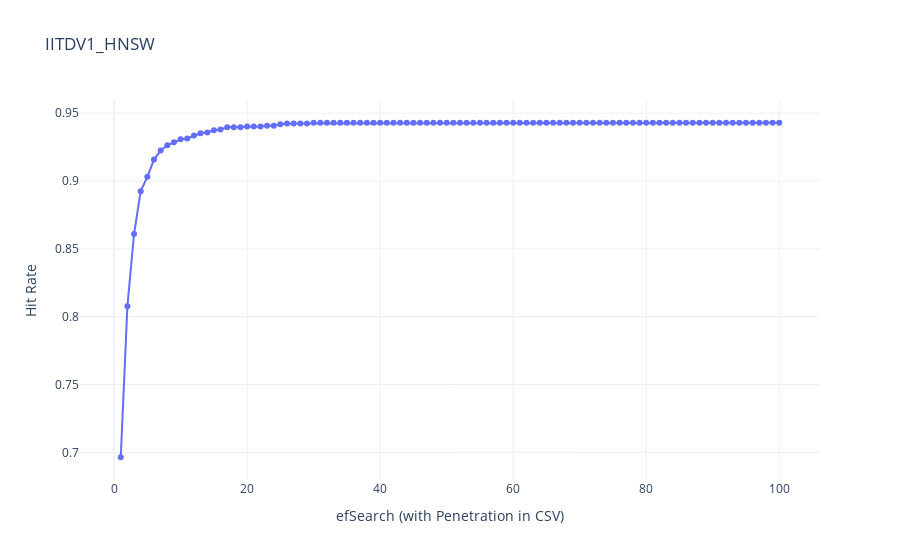

The cell this chart's notebook holds for it:
### Code cell
import json
import numpy as np
import pandas as pd
import faiss
import plotly.graph_objects as go

# ---------------------
# Load JSON data
# ---------------------
def load_data(json_path):
    with open(json_path, 'r') as f:
        data = json.load(f)
    x = np.array(data["X"], dtype='float32')
    y = np.array(data["y"])
    return x, y

# ---------------------
# Split representatives & queries
# ---------------------
def split_representatives(x, y):
    unique_labels = np.unique(y)
    index_vectors = []
    index_labels = []
    query_vectors = []
    query_labels = []

    for label in unique_labels:
        indices = np.where(y == label)[0]
        if len(indices) == 0:
            continue
        # First sample as representative
        index_vectors.append(x[indices[0]])
        index_labels.append(label)
        # Remaining for queries
        if len(indices) > 1:
            remaining = indices[1:]
            query_vectors.extend(x[remaining])
            query_labels.extend(y[remaining])

    return (np.array(index_vectors, dtype='float32'),
            np.array(index_labels),
            np.array(query_vectors, dtype='float32'),
            np.array(query_labels))

# ---------------------
# Build HNSW Index
# ---------------------
def build_hnsw_index(vectors, dim, M=16, efConstruction=50):
    index = faiss.IndexHNSWFlat(dim, M)
    index.hnsw.efConstruction = efConstruction
    index.add(vectors)
    return index

# ---------------------
# Evaluate Hit Rate for varying efSearch and save CSV
# ---------------------
def evaluate_hit_rate(index, index_labels, query_vectors, query_labels, ef_max=100, csv_path=None):
    hit_rates = []
    csv_data = []
    total_indexed = len(index_labels)
    ef_values = range(1, ef_max + 1)

    for ef in ef_values:
        index.hnsw.efSearch = ef
        distances, indices = index.search(query_vectors, k=1)

        # Get predicted labels
        predicted_labels = index_labels[indices.flatten()]

        # Calculate hits
        hits = np.sum(predicted_labels == query_labels)
        total = len(query_labels)
        hit_rate = hits / total if total > 0 else 0

        hit_rates.append(hit_rate)
        penetration = ef / total_indexed
        csv_data.append({"efSearch": ef, "penetration": penetration, "hit_rate": hit_rate})

        print(f"efSearch={ef}, Hit rate={hit_rate:.4f}")

    # Save CSV if path provided
    if csv_path:
        df = pd.DataFrame(csv_data)
        df.to_csv(csv_path, index=False)
        print(f"CSV saved to: {csv_path}")

    return ef_values, hit_rates

# ---------------------
# Plot Hit Rate vs efSearch (using Plotly)
# ---------------------
def plot_hit_rate_plotly(ef_values, hit_rates):
    fig = go.Figure()
    fig.add_trace(go.Scatter(
        x=list(ef_values),
        y=hit_rates,
        mode='lines+markers',
        name="Hit Rate",
        line=dict(width=2),
        marker=dict(size=6)
    ))
    fig.update_layout(
        title="IITDV1_HNSW",
        xaxis_title="efSearch (with Penetration in CSV)",
        yaxis_title="Hit Rate",
        template="plotly_white",
        hovermode="x unified"
    )
    fig.show()

# ---------------------
# Main Workflow
# ---------------------
def main(json_path, ef_max=50, csv_output="hnsw_hit_rate.csv"):
    # Step 1: Load data
    x, y = load_data(json_path)

    # Step 2: Split representatives & queries
    index_x, index_y, query_x, query_y = split_representatives(x, y)

    # Step 3: Build HNSW index
    dim = index_x.shape[1]
    index = build_hnsw_index(index_x, dim)

    # Step 4: Evaluate hit rate and save CSV
    ef_values, hit_rates = evaluate_hit_rate(
        index, index_y, query_x, query_y, ef_max=ef_max, csv_path=csv_output
    )

    # Step 5: Plot graph with Plotly
    plot_hit_rate_plotly(ef_values, hit_rates)

# Example usage
if __name__ == "__main__":
    main("iitd_features_1_with seprate_left_abd_wrute.json", ef_max=100, csv_output="results/IITDV1_HNSW.csv")

### Figure 1 — Plotly figure (JSON) as saved in the notebook; plotly's stock layout.template omitted (floating-point values rounded to 4 significant figures)
{"data": [{"line": {"width": 2}, "marker": {"size": 6}, "mode": "lines+markers", "name": "Hit Rate", "type": "scatter", "x": [1, 2, 3, 4, 5, 6, 7, 8, 9, 10, 11, 12, 13, 14, 15, 16, 17, 18, 19, 20, 21, 22, 23, 24, 25, 26, 27, 28, 29, 30, 31, 32, 33, 34, 35, 36, 37, 38, 39, 40, 41, 42, 43, 44, 45, 46, 47, 48, 49, 50, 51, 52, 53, 54, 55, 56, 57, 58, 59, 60, 61, 62, 63, 64, 65, 66, 67, 68, 69, 70, 71, 72, 73, 74, 75, 76, 77, 78, 79, 80, 81, 82, 83, 84, 85, 86, 87, 88, 89, 90, 91, 92, 93, 94, 95, 96, 97, 98, 99, 100], "y": [0.6964, 0.8078, 0.8609, 0.8925, 0.903, 0.9158, 0.9224, 0.9263, 0.9285, 0.9307, 0.9313, 0.9335, 0.9352, 0.9357, 0.9374, 0.938, 0.9396, 0.9396, 0.9396, 0.9402, 0.9402, 0.9402, 0.9407, 0.9407, 0.9418, 0.9424, 0.9424, 0.9424, 0.9424, 0.9429, 0.9429, 0.9429, 0.9429, 0.9429, 0.9429, 0.9429, 0.9429, 0.9429, 0.9429, 0.9429, 0.9429, 0.9429, 0.9429, 0.9429, 0.9429, 0.9429, 0.9429, 0.9429, 0.9429, 0.9429, 0.9429, 0.9429, 0.9429, 0.9429, 0.9429, 0.9429, 0.9429, 0.9429, 0.9429, 0.9429, 0.9429, 0.9429, 0.9429, 0.9429, 0.9429, 0.9429, 0.9429, 0.9429, 0.9429, 0.9429, 0.9429, 0.9429, 0.9429, 0.9429, 0.9429, 0.9429, 0.9429, 0.9429, 0.9429, 0.9429, 0.9429, 0.9429, 0.9429, 0.9429, 0.9429, 0.9429, 0.9429, 0.9429, 0.9429, 0.9429, 0.9429, 0.9429, 0.9429, 0.9429, 0.9429, 0.9429, 0.9429, 0.9429, 0.9429, 0.9429]}], "layout": {"hovermode": "x unified", "title": {"text": "IITDV1_HNSW"}, "xaxis": {"title": {"text": "efSearch (with Penetration in CSV)"}}, "yaxis": {"title": {"text": "Hit Rate"}}}}
